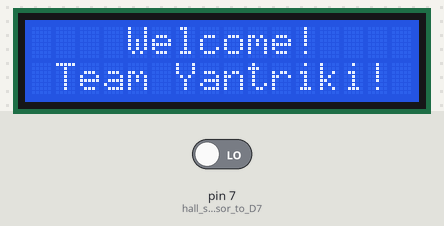
The sketch below on a simulated Arduino Uno, built with avr-gcc and run on an emulated ATmega328P. Parts: 16×2 character LCD. Inputs (shaded band) come from the test bench; at power-on: pin 7 (hall_sensor_to_D7) LOW.

Above: at 0.1 s.
At 5.1 s:
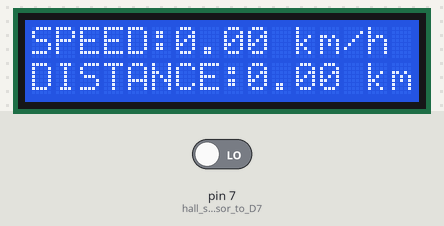

The sketch:

SpeedometerOdometer.ino
```cpp
#include <LiquidCrystal.h>

const int rs = 12, en = 11, d4 = 5, d5 = 4, d6 = 3, d7 = 2;
LiquidCrystal lcd(rs, en, d4, d5, d6, d7);
unsigned int count=0;
boolean prevstate=0;
boolean currstate=0;
float circumference=0.00172;  //circumference=pi*d=3.14*0.5461
int prevsec=0;
int currsec=0;
float maxspeed=0;
float dist=0;
float distance=0;

void setup() {
pinMode(7,INPUT);  //hall sensor to D7
lcd.begin(16, 2);
lcd.setCursor(4,0);
lcd.print("Welcome!");
lcd.setCursor(1,1);
lcd.print("Team Yantriki!");
}

void loop() {
prevsec=currsec;
count=0;
while(currsec-prevsec<=5000)
{
  prevstate=currstate;
  delay(1);
  currstate=digitalRead(7);
  if(currstate==1 && prevstate==0)
    count++;
  currsec=millis();
}
dist=count*circumference;
distance=distance+dist;
maxspeed=(count*circumference)/0.0013889;
lcd.clear();
lcd.setCursor(0,0);
lcd.print("SPEED:");
lcd.setCursor(6,0);
lcd.print(maxspeed);
lcd.setCursor(11,0);
lcd.print("km/h");
lcd.setCursor(0,1);
lcd.print("DISTANCE:");
lcd.print(distance);
lcd.setCursor(9,1);
lcd.print(distance);
lcd.setCursor(14,1);
lcd.print("km");

}
```
